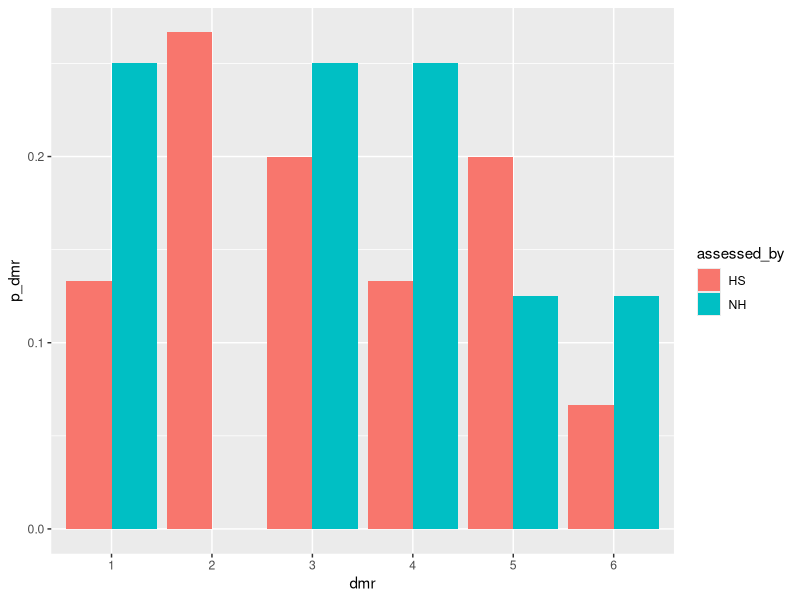
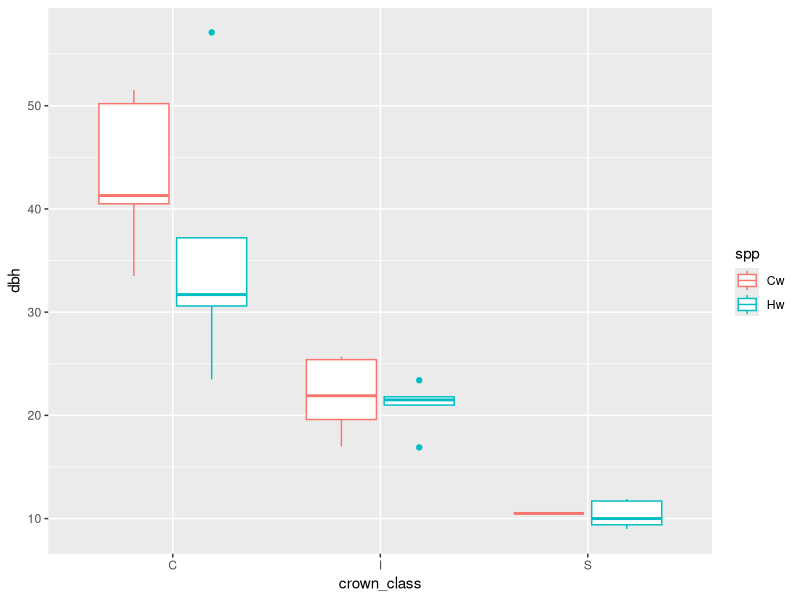
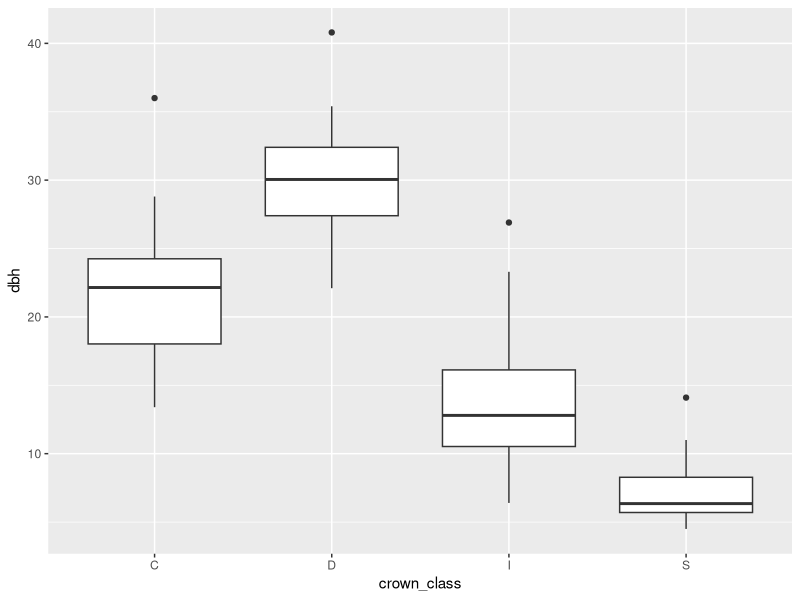

The R source for these figures, in order: (Note: this script raises an error after producing the figures.)
## ---- chunk 1
library(tidyverse)
library(here)
## ---- chunk 2
rm(list=ls(all=TRUE))

#Individual regenerating tree measurements
regen <- read_csv(here("./data/raw/regen_comp_data.csv"))

#Individual mature tree measurements
mature <- read_csv(here('./data/raw/mature_comp_data.csv'))
## ---- chunk 3
#Learn a bit about data
dim(regen); dim(mature)
summary(regen)
summary(mature)

#Delete empty rows
regen <- regen%>% filter(!is.na(site_id))# Delete empty rows
mature <- mature %>% filter(!is.na(site_id))# Delete empty rows
dim(regen); dim(mature) #682 mature trees, 1051 regen trees
## ---- chunk 4
#Rename transect_id as plot_id
regen <- regen %>% rename(plot_id = transect_id) 

#Join
trees <- full_join(regen, mature)

#Make a factor variable distinguishing the two tree types
trees <- trees %>% 
  mutate(tree_type = case_when(str_detect(tree_id, "r") ~ "regen", 
                               str_detect(tree_id, "m") ~ "mature")) %>% 
  mutate(tree_type = factor(tree_type, levels = c("regen", "mature")))
## ---- chunk 5
#Organize variables in an order that makes sense
names(trees)
trees <- trees %>% 
  select(tree_id, flag_id, site_id, plot_id, dist_x, dist_y, dist_m, az_deg, 
         tree_type, spp, status, crown_class, crown_cond, dbh, height_m, 
         hdm_pa, b_lc, dmr_l, dmr_m, dmr_u, broom_pa, broom_pos, stem_pa,
         path_ind_1, path_ind_2, dam_agent_1, dam_agent_2, outside_10, 
         assessed_by, notes)

#Rename a few variables so they are consistent
#dist_x and dist_y only apply to regen trees on transect. Add "tr" to identify
#that
#dist_m and az_deg only apply to mature trees mapped from stem mapping points
#add "sm" to identify that
#Units are only in the names of a few variables (dist_m, az_deg and height_m).
#The changes above take it out of dist_m and az_deg. Also remove units from 
#height_m for consistency
trees <- trees %>% 
  rename(dist_x_tr = dist_x, dist_y_tr = dist_y, dist_sm = dist_m, 
         az_sm = az_deg, height = height_m)

#Make factor variables factors
trees <- trees %>% mutate(across(
  c(spp, status, hdm_pa, b_lc, broom_pa, broom_pos, stem_pa, 
    crown_class, crown_cond, path_ind_1, path_ind_2, dam_agent_1, dam_agent_2, 
    outside_10, assessed_by),
  ~as.factor(.)))

#Make integer variables integers. Note: this turns "-" into NAs
trees <- trees %>% mutate(across(
  c(plot_id, dmr_l, dmr_m, dmr_u), 
  ~as.integer(.)))
## ---- chunk 6
str(trees)
summary(trees)
## ---- chunk 7
#Get a summary of the variable
summary(trees$outside_10)

#Which sites did we record this at? 
#mk_2 and mk_3
trees %>% filter(outside_10 == "Y") %>% select(site_id) %>% distinct()

#Filter them out and delete the variable
trees <- trees %>% filter(is.na(outside_10) | outside_10 == "N") %>% 
  select(-outside_10)
## ---- chunk 8
#How many trees have observer info?
trees %>% 
  filter(!is.na(assessed_by)) %>% 
  count(assessed_by)

#There a difference between HS and NH? 
x <- trees %>% 
  filter(assessed_by %in% c("HS", "NH")) %>% 
  mutate(dmr = dmr_l + dmr_m + dmr_u) %>%
  filter(!is.na(dmr)) %>% 
  mutate(dmr = factor(dmr))

n_HS <- trees %>% filter(assessed_by == "HS") %>% nrow()
n_BH <- trees %>% filter(assessed_by == "NH") %>% nrow()

x1 <- x %>%
  group_by(assessed_by, dmr) %>% 
  summarise(n_dmr = n()) %>% 
  complete(dmr, fill = list(n_dmr = 0)) %>% 
  mutate(n_HS = sum(n_dmr[assessed_by =="HS"]),
         n_NH = sum(n_dmr[assessed_by =="NH"])) %>% 
  mutate(p_dmr = if_else(assessed_by == "HS",
                         n_dmr/n_HS,
                         n_dmr/n_NH))

ggplot(x1, aes(x = dmr, y = p_dmr,fill = assessed_by)) + 
  geom_bar(stat = "identity", position = "dodge")
## ---- chunk 9
trees <- trees %>% 
  select(-assessed_by)
## ---- chunk 10
head(trees$tree_id)

#Check for NAs. 
#None
any(is.na(trees$tree_id))

#Check its unique by seeing if the length of a unique vector of ids is the 
#same length as the dataset.
#Match, looks good
nrow(trees)
length(unique(trees$tree_id))
## ---- chunk 11
head(trees$site_id)

#Check for NAs. Actually filtered on this condition above to get rid of empty 
#rows so this shouldn't turn up anything. 
#None
any(is.na(trees$site_id))

#Check unique values
unique(trees$site_id)
length(unique(trees$site_id))
## ---- chunk 12
head(trees$plot_id)

#Check for NAs. 
#None
any(is.na(trees$plot_id))

#Check unique values for regen trees
#33, good
trees %>% filter(tree_type == "regen") %>% select(plot_id) %>% distinct() %>% 
  nrow()

#Check unique values for regen trees
#47, reasonable
trees %>% filter(tree_type == "mature") %>% select(plot_id) %>% distinct() %>% 
  nrow()
## ---- chunk 13
#Check NA for all mature trees
#Looks good
trees %>% filter(tree_type == "mature") %>% select(dist_x_tr) %>% summary()

#Check NAs and max and min for regen trees
#Looks good 
trees %>% filter(tree_type == "regen") %>% select(dist_x_tr) %>% summary()
## ---- chunk 14
#Check NA for all mature trees
#Looks good
trees %>% filter(tree_type == "mature") %>% select(dist_y_tr) %>% summary()

#Check NAs and max and min for regen trees
#No NAs
#Min is -1.90, which is an error
#Max is 52.90, makes sense
trees %>% filter(tree_type == "regen") %>% select(dist_y_tr) %>% summary() 

#See which trees have dist_y<0
#Only one tree, tree id r525. Checked datasheet, there is a (-) but must be an #error. Make positive.
x <- trees %>% filter(tree_type == "regen" & dist_y_tr < 0)
head(x)
trees <- trees %>% mutate(dist_y_tr = case_when(tree_id == "r525" ~ 1.9, 
                                             .default = dist_y_tr))
trees %>% filter(tree_id =="r525") %>% select(dist_y_tr)
## ---- chunk 15
#Check NA for all regen trees
#Looks good
trees %>% filter(tree_type == "regen") %>% select(dist_sm) %>% summary()

#Check NAs and max and min for mature trees
#Looks good
#No NAs
#Min is 0.5
#Max is 14
trees %>% filter(tree_type == "mature") %>% select(dist_sm) %>% summary()
## ---- chunk 16
#Check NA for all regen trees
#Looks good
trees %>% filter(tree_type == "regen") %>% select(az_sm) %>% summary()

#Check NAs and max and min for mature trees
#Looks good
#No NAs
#Min is 0.1
#Max is 360
trees %>% filter(tree_type == "mature") %>% select(az_sm) %>% summary()
## ---- chunk 17
#Check for NAs 
#None
any(is.na(trees$spp))

#Check values
#Matches list above
levels(trees$spp)
## ---- chunk 18
#Check for NAs 
#None
any(is.na(trees$status))

#Check values
#Matches list above
levels(trees$status)
## ---- chunk 19
#Take a look at a couple of observations in this status class
trees %>% filter(status == "RD") %>% view()

#Create object with just status == "RD"
x <- trees %>% filter(status == "RD")

#Do cleaning tasks to this object
x <- x %>%
  mutate(b_lc = "-",
         dmr_l = NA,
         dmr_m = NA,
         dmr_u = NA,
         broom_pa = "-",
         broom_pos = "-",
         stem_pa = "-",
         crown_class = "-",
         status = "DS")

#Take a look
#Looks good
x %>% head() %>% view()

#Drop old observations and add these updated them
trees <- trees %>% filter(status != "RD")
trees <- rbind(trees, x)
## ---- chunk 20
#Check its "-" for dead trees
#Some trees have it defined. Set it equal to "-"
trees %>% filter(status %in% c("DS", "SN")) %>% select(crown_class) %>% 
  summary()
trees <- trees %>% 
  mutate(crown_class = if_else(status %in% c("DS", "SN"), 
                               "-",
                               crown_class)) %>% 
  mutate(crown_class = factor(crown_class))

#Check again
trees %>% filter(status %in% c("DS", "SN")) %>% select(crown_class) %>% 
  summary()

#Check it is defined for all live trees and the values are valid
#"-" for seven live trees
trees %>% filter(status %in% c("LS", "LL", "LF")) %>% select(crown_class) %>% 
  summary()

#Inspect these
trees %>% filter(status %in% c("LS", "LL", "LF") & 
                   crown_class == "-") %>% 
  view()

#Okay most of these are in "LF" or LL" status classes
#The cases that are mature trees are all at the ph_3 site and have 
#status = "LF". At this site the mature component was on a rocky bluff above
#the regen component.
#Look at the dbh distribution of live trees with crown class data at this site 
#by species
#From this data, if the trees were standing straight up they would be:
#"m592", "m618", "m608", "m611": intermediate
#"m591": codominant 
x <- trees %>% filter(status == "LS" & 
                        tree_type == "mature" & 
                        crown_class != "-" & 
                        site_id == "ph_3")
ggplot(x, aes(x = crown_class, y = dbh, colour = spp)) +
  geom_boxplot()

#Because the site is open and on a bluff, Only going to set the smallest of 
#these to be suppressed. All others (because they are fallen), set as 
#intermediate
trees <- trees %>% 
  mutate(crown_class = case_match(tree_id,
                                  c("m592", "m618") ~ "S",
                                  c("m591", "m608", "m611") ~ "I",
                                  .default = crown_class))

#Look at whats left
trees %>% filter(status %in% c("LS", "LL", "LF") & 
                   crown_class == "-") %>% 
  view()

#r47 is a tiny, leaning, vine maple. Set as suppressed
trees <- trees %>% 
  mutate(crown_class = if_else(tree_id == "r47",
                               "S",
                               crown_class))

#r880 is a live standing, regen tree at the cr_3 site
#Need to look at the dbh distribution by crown class there to see what to
#assign it
x <- trees %>% filter(status %in% c("LS", "LL", "LF") & 
                        tree_type == "regen" & 
                        crown_class != "-" & 
                        site_id == "cr_3")
ggplot(x, aes(x = crown_class, y = dbh)) +
  geom_boxplot()

#Intermediate seems most likely, assign it that
trees <- trees %>% 
  mutate(crown_class = if_else(tree_id == "r880",
                               "I",
                               crown_class))

#Set crown class to a factor again
trees <- trees %>% 
  mutate(crown_class = factor(crown_class))

#Look at the breakdown of crown class again
#For dead trees
#Looks good
trees %>% filter(status %in% c("DS", "SN")) %>% select(crown_class) %>% 
  summary()

#For live trees
#Looks good
trees %>% filter(status %in% c("LS", "LL", "LF")) %>% select(crown_class) %>% 
  summary()
## ---- chunk 21
#Get a summary of the variable
trees %>% select(crown_cond) %>% summary()
#See what the unique values are
levels(trees$crown_cond)

#Looks like there is one NA and some "-"
#Look at NA observation
#Note that it was missing crown condition
trees %>% filter(is.na(crown_cond)) %>% view()

#Look at "-" observations
#Almost all dead trees
trees %>% filter(crown_cond == "-") %>% view()
## ---- chunk 22
trees <- trees %>% 
  mutate(crown_cond = if_else(is.na(crown_cond) | crown_cond == "-",
                              "missing",
                              crown_cond))

#Reset it as a factor
trees <- trees %>% 
  mutate(crown_cond = factor(crown_cond))

#Look at the variable again
#Looks good
trees %>% select(crown_cond) %>% summary()
## ---- chunk 23
#For regen trees
#Some trees with dbh<4, tree_id = r213 and r538. Both data entry errors, 
#should have been r213 dbh = 13.8, r538 dbh = 13.1. Fixed in raw data. 
#dbh range looks reasonable otherwise (4-42.40). 
#Checked a few large dbhs (r355, r362 and r229), not data entry errors. 
trees %>% filter(tree_type == "regen") %>% select(dbh) %>% 
  summary()
trees %>% filter(tree_type == "regen" & dbh > 35) %>% view()

#For mature trees
#One tree with dbh<9, tree_id = m385. Data entry error should be dbh = 14.0. 
#Fixed in raw data. 
#Checked a few large dbhs (m476, m472, m478, m30). 
##m476 was a data entry error (should be r=17.9 (not 179)), fixed in raw data. 
##Others good. m556, m582 and m585 from ph_2 make sense - big cedars at 
##that site.
trees %>% filter(tree_type == "mature") %>% select(dbh) %>% 
  summary()
trees %>% filter(tree_type == "mature" & dbh > 100) %>% view()
## ---- chunk 24
#Get a summary of the variable
#Looks good, range seems reasonable
trees %>% select(height) %>% summary()

#See how many observations there are per site
#Should be ~ 21 trees/site
#Looks like mk_1, ph_2 and ph_3 are well below the target
#mk_2 and mk_3 are slightly below
trees %>% filter(!is.na(height)) %>% count(site_id)
## ---- chunk 25
#For hemlock and amabilis fir
#Get a summary
#9 trees with "-"
trees %>% filter(spp %in% c("Hw", "Ba")) %>% select(hdm_pa) %>% summary()

#See what is going on with those 9 trees
#Lets look at those. 
#8 are snags and the other is dead standing, which - indicates they were 
#probably unassessable. Set them = U
trees %>% filter((spp %in% c("Hw", "Ba")) & hdm_pa=="-") %>% view()
trees <- trees %>% 
  mutate(hdm_pa = case_when((spp %in% c("Hw", "Ba") & hdm_pa=="-") ~ "U", 
                                             .default = hdm_pa)) %>% 
  mutate(hdm_pa = factor(hdm_pa))

#Check  again
#Looks good
trees %>% filter(spp %in% c("Hw", "Ba")) %>% select(hdm_pa) %>% summary()

#For other species
#Get a summary
#73 trees where its rated "N" and 3 where it is "Y". These are probably
#Douglas fir which are rare HDM host. 
trees %>% filter(!spp %in% c("Hw", "Ba")) %>% select(hdm_pa) %>% summary()

#What species apart from Hw is this recorded for? 
#Fd make up most of these
trees %>% filter(!spp %in% c("Hw", "Ba") & hdm_pa != "-") %>% 
  select(spp) %>% distinct()
trees %>% filter(!spp %in% c("Hw", "Ba") & hdm_pa != "-") %>% 
  select(spp) %>% summary()

#Set it equal to "-" for all these spp
trees <- trees %>% 
  mutate(hdm_pa = case_when((!spp %in% c("Hw", "Ba")) ~ "-", 
                                             .default = hdm_pa)) %>% 
  mutate(hdm_pa = factor(hdm_pa))

#Check again
#Looks good
#For Hw and Ba
trees %>% filter(spp %in% c("Hw", "Ba")) %>% select(hdm_pa) %>% summary()
#For other spp
trees %>% filter(!spp %in% c("Hw", "Ba")) %>% select(hdm_pa) %>% summary()
## ---- chunk 26
#Get a summary
#b_lc and broom_pa look good, all Y or N
#stem_pa has trees with "-"
trees %>% filter(spp %in% c("Hw", "Ba") & 
                   status %in% c("LS", "LL", "LF") &
                   hdm_pa == "Y") %>%
  select(b_lc, broom_pa, stem_pa) %>% summary()

#Inspect these
#Most are these are from mi_1, which we surveyed early in our fieldwork. For
#the first few sites we were mistakenly treating stem infections as witches 
#brooms. So if broom_pa = N, stem_pa = "-". 
#All these trees have stem_pa = "-"
trees %>% filter(spp %in% c("Hw", "Ba") & 
                   status %in% c("LS", "LL", "LF") &
                   hdm_pa == "Y" &
                   stem_pa == "-") %>% view()
trees %>% filter(spp %in% c("Hw", "Ba") & 
                   status %in% c("LS", "LL", "LF") &
                   hdm_pa == "Y" &
                   stem_pa == "-") %>% 
  select(broom_pa) %>% 
  summary()

#Set them to "missing"
trees <- trees %>% 
  mutate(stem_pa = if_else(spp %in% c("Hw", "Ba") &
                             status %in% c("LS", "LL", "LF") &
                             hdm_pa == "Y" &
                             stem_pa == "-",
                           "missing",
                           stem_pa)) %>% 
  mutate(stem_pa = factor(stem_pa))

#Check again
#Looks good
trees %>% filter(spp %in% c("Hw", "Ba") & 
                   status %in% c("LS", "LL", "LF") &
                   hdm_pa == "Y") %>%
  select(b_lc, broom_pa, stem_pa) %>% summary()
## ---- chunk 27
#Get a summary
#Problems in all columns
trees %>% filter(spp %in% c("Hw", "Ba") & 
                   status %in% c("LS", "LL", "LF") &
                   hdm_pa %in% c("N", "U")) %>%
  select(b_lc, broom_pa, stem_pa) %>% summary()

#Look at these
#Just four trees, have all HDM info when it shouldn't have been recorded
trees %>% filter(spp %in% c("Hw", "Ba") & 
                   status %in% c("LS", "LL", "LF") &
                   hdm_pa %in% c("N", "U") &
                   (b_lc != "-" | broom_pa != "-" | stem_pa != "-")) %>% 
  view()

#Set these = "-"
trees <- trees %>% 
  mutate(across(c(b_lc, broom_pa, stem_pa),
                ~case_when(spp %in% c("Hw", "Ba") &
                             status %in% c("LS", "LL", "LF") &
                             hdm_pa %in% c("N", "U") ~ "-", TRUE ~ .))) %>% 
                  mutate(across(c(b_lc, broom_pa, stem_pa), ~as.factor(.)))

#Look at them again
#Looks good
trees %>% filter(spp %in% c("Hw", "Ba") & 
                   status %in% c("LS", "LL", "LF") &
                   hdm_pa %in% c("N", "U")) %>%
  select(b_lc, broom_pa, stem_pa) %>% summary()
## ---- chunk 28
#Get a summary
#A few trees in each variable that aren't "-"
trees %>% filter(spp %in% c("Hw", "Ba") & 
                   status %in% c("DS", "SN")) %>%
  select(b_lc, broom_pa, stem_pa) %>% summary()

#Inspect these
#Seven trees with problems in one or multiple of the columns
#Probably trees that were recorded in the "RD" class above and had the HDM
#info taken. See notes on "RD" in status variable above. 
trees %>% filter(spp %in% c("Hw", "Ba") & 
                   status %in% c("DS", "SN") &
                   (b_lc != "-" | broom_pa != "-" | stem_pa != "-")) %>%
  view()

#Set these = "-"
trees <- trees %>% 
  mutate(across(c(b_lc, broom_pa, stem_pa),
                ~case_when(spp %in% c("Hw", "Ba") &
                             status %in% c("DS", "SN") ~ "-", TRUE ~ .))) %>% 
                  mutate(across(c(b_lc, broom_pa, stem_pa), ~as.factor(.)))

#Check again
#Looks good
trees %>% filter(spp %in% c("Hw", "Ba") & 
                   status %in% c("DS", "SN")) %>%
  select(b_lc, broom_pa, stem_pa) %>% summary()
## ---- chunk 29
#Get a summary
#A couple of trees with values in b_lc and broom_pa
trees %>% filter(!spp %in% c("Hw", "Ba")) %>%
  select(b_lc, broom_pa, stem_pa) %>% summary()

#Look at those trees
#Two Fd from the first site we measured (mi_1). At the beginning of field work
#we hadn't decided whether we were going to measure HDM variables for Fd 
#because its a rare host. 
#Other one is Cw, just a plain mistake
trees %>% filter(!spp %in% c("Hw", "Ba") & 
                   (b_lc != "-" | broom_pa != "-" | stem_pa != "-")) %>% 
  view()

#set to "-" for these cases
trees <- trees %>% 
  mutate(across(c(b_lc, broom_pa, stem_pa),
                ~case_when(!spp %in% c("Hw", "Ba") ~ "-", TRUE ~ .))) %>% 
                  mutate(across(c(b_lc, broom_pa, stem_pa), ~as.factor(.)))

#Check again
#Looks good
trees %>% filter(!spp %in% c("Hw", "Ba")) %>%
  select(b_lc, broom_pa, stem_pa) %>% summary()
## ---- chunk 30
#For trees with brooms
#Check no NAs. None
trees %>% filter(broom_pa == "Y") %>% 
  select(broom_pos) %>% 
  summarise(any_na = any(is.na(broom_pos)))

#Get summary
#Only 5 not represented (brooms in lower and upper crown but not middle),
#which makes sense, this is rare
#2 (middle), 3 (upper), 6 (middle and upper) are rare. Also generally conforms
#to expectations. 
trees %>% filter(broom_pa == "Y") %>% 
  select(broom_pos) %>% 
  count(broom_pos)

#For trees without brooms
#Get a summary
#Looks good, all "-"
trees %>% filter(broom_pa == "N") %>% 
  select(broom_pos) %>% 
  summary()
trees %>% filter(broom_pa == "N") %>% 
  select(broom_pos) %>% 
  distinct()
## ---- chunk 31
#Get a summary of the variables
#Looks good, no NAs
trees %>% filter(status %in% c("LS", "LL", "LF") &
                   hdm_pa == "Y") %>%
  select(contains("dmr")) %>% summary()

#Check the unique values
#Looks good. O, 1 and 2
trees %>% filter(status %in% c("LS", "LL", "LF") &
                   hdm_pa == "Y") %>%
  select(dmr_l) %>% distinct()
trees %>% filter(status %in% c("LS", "LL", "LF") &
                   hdm_pa == "Y") %>%
  select(dmr_m) %>% distinct()
trees %>% filter(status %in% c("LS", "LL", "LF") &
                   hdm_pa == "Y") %>%
  select(dmr_u) %>% distinct()
## ---- chunk 32
#Get a summary of the variables
#Mostly NAs, a few 0s. This is an artifact of data entry. When hdm_pa = N, live
#hemlock and amabilis fir can just be set to dmr_xx = 0
trees %>% filter(spp %in% c("Hw", "Ba") &
                    status %in% c("LS", "LL", "LF") &
                    hdm_pa == "N") %>%
  select(contains("dmr")) %>% 
  summary()

#Set equal to 0
trees <- trees %>% 
  mutate(across(dmr_l:dmr_u, 
                ~ case_when(spp %in% c("Hw", "Ba") &
                              status %in% c("LS", "LL", "LF") &
                              hdm_pa == "N" 
                               ~ 0, 
                               TRUE ~ .)))

#Check again
#Looks good, all NA
trees %>% filter(spp %in% c("Hw", "Ba") &
                    status %in% c("LS", "LL", "LF") &
                    hdm_pa == "N") %>%
  select(contains("dmr")) %>% 
  summary()
## ---- chunk 33
#Check all are NA
#Some non NA values
trees %>% filter(spp %in% c("Hw", "Ba") &
                    status %in% c("DS", "SN")) %>%
  select(contains("dmr")) %>% 
  summarise(across(everything(), ~all(is.na(.))))

#Look at those
#Probably trees that were recorded in the "RD" class above and had the HDM
#info taken. See notes on "RD" in status variable above. 
trees %>% filter(spp %in% c("Hw", "Ba") &
                    status %in% c("DS", "SN") &
                    (!is.na(dmr_l) | !is.na(dmr_m) |!is.na(dmr_u))) %>% 
  view()

#Set to NA
trees <- trees %>% 
  mutate(across(dmr_l:dmr_u, 
                ~ case_when(spp %in% c("Hw", "Ba") &
                              status %in% c("DS", "SN") &
                              (!is.na(dmr_l) | !is.na(dmr_m) |!is.na(dmr_u)) 
                               ~ NA, 
                               TRUE ~ .)))

#Check again
#Looks good
trees %>% filter(spp %in% c("Hw", "Ba") &
                    status %in% c("DS", "SN")) %>%
  select(contains("dmr")) %>% 
  summarise(across(everything(), ~all(is.na(.))))
## ---- chunk 34
#Check that all are NA
#some non-NAs
trees %>% filter(!spp %in% c("Hw", "Ba")) %>%
  select(contains("dmr")) %>% 
  summarise(across(everything(), ~all(is.na(.))))

#Look at these
#Same two fir that came up in factors above
trees %>% filter(!spp %in% c("Hw", "Ba") &
                   (!is.na(dmr_l) | !is.na(dmr_m) |!is.na(dmr_u))) %>% view()

#Set to NA 
trees <- trees %>% 
  mutate(across(dmr_l:dmr_u, 
                ~ case_when(!spp %in% c("Hw", "Ba") &
                   (!is.na(dmr_l) | !is.na(dmr_m) |!is.na(dmr_u)) 
                               ~ NA, 
                               TRUE ~ .)))

#Check again
#Looks good
trees %>% filter(!spp %in% c("Hw", "Ba")) %>%
  select(contains("dmr")) %>% 
  summarise(across(everything(), ~all(is.na(.))))
## ---- chunk 35
#Find unique values
#1-7 and NA
unique(trees$path_ind_1)
unique(trees$path_ind_2)

#Get a summary
#1-7 are valid values
#Some - and NA values present. For these trees, these should be interpreted
#as meaning the tree had no pathlogical indicators
trees %>% 
  filter(status %in% c("LS", "LL", "LF")) %>%
  select(path_ind_1, path_ind_2) %>% 
  summary()

#What are unique values?
trees %>% 
  filter(status %in% c("LS", "LL", "LF")) %>%
  select(path_ind_1) %>% 
  distinct()
trees %>% 
  filter(status %in% c("LS", "LL", "LF")) %>%
  select(path_ind_2) %>% 
  distinct()

#Reassign NA and "-" as "n" = none
trees <- trees %>% 
  mutate(path_ind_1 = if_else(status %in% c("LS", "LL", "LF") &
                                (path_ind_1 == "-" | is.na(path_ind_1)),
                              "n",
                              path_ind_1),
         path_ind_2 = if_else(status %in% c("LS", "LL", "LF") &
                                (path_ind_2 == "-" | is.na(path_ind_2)),
                              "n",
                              path_ind_2))

#Reset to a factor
trees <- trees %>% 
  mutate(across(c(path_ind_1, path_ind_2), ~as.factor(.)))

#Check again
#Looks good
#Any NAs? None
trees %>% 
  filter(status %in% c("LS", "LL", "LF")) %>%
  select(contains("path")) %>% 
  summarise(across(everything(), ~all(is.na(.))))

#See distribution of values
trees %>% 
  filter(status %in% c("LS", "LL", "LF")) %>%
  select(path_ind_1) %>% 
  count(path_ind_1)
trees %>% 
  filter(status %in% c("LS", "LL", "LF")) %>%
  select(path_ind_2) %>% 
  count(path_ind_2)
## ---- chunk 36
#Get a summary
#About 20 cases where these trees are not NA or "-"
#For these trees NA and "-" should both be interpreted as = not applicable
trees %>% 
  filter(status %in% c("DS", "SN")) %>%
  select(path_ind_1, path_ind_2) %>% 
  summary()

#Set all cases to be "-"
#Reassign NA and "-" as "n" = none
trees <- trees %>% 
  mutate(path_ind_1 = if_else(status %in% c("DS", "SN"),
                              "-",
                              path_ind_1),
         path_ind_2 = if_else(status %in% c("DS", "SN"),
                              "-",
                              path_ind_2))

#Reset to a factor
trees <- trees %>% 
  mutate(across(c(path_ind_1, path_ind_2), ~as.factor(.)))

#Check again
#Looks good
trees %>% 
  filter(status %in% c("DS", "SN")) %>%
  select(path_ind_1, path_ind_2) %>% 
  summary()
## ---- chunk 37
#Was this measured for live and dead trees?
#Yes, looks like it
trees %>% 
  mutate(live_dead = if_else(status %in% c("LS", "LL", "LF"),
                             "live",
                             "dead")) %>% 
  group_by(live_dead, dam_agent_1) %>% 
  summarise(n = n()) %>% view()
trees %>% 
  mutate(live_dead = if_else(status %in% c("LS", "LL", "LF"),
                             "live",
                             "dead")) %>% 
  group_by(live_dead, dam_agent_2) %>% 
  summarise(n = n()) %>% view()

#What are the unique values? Check these are valid codes.
#Most codes good. Errors:
##DRA = specifies Armillaria root disease, but should just be DR
##One case of Ax that should be AX
trees %>% 
  select(dam_agent_1) %>% 
  distinct()
trees %>% 
  select(dam_agent_2) %>% 
  distinct()

#Fix the errors above and set NA to "O" = no detectable damage
#Add that Armillaria was confirmed to the notes
trees <- trees %>% 
  mutate(notes = if_else(dam_agent_1 == "DRA" | dam_agent_2 == "DRA",
                         paste0(notes, "; Armillaria confirmed"),
                         notes)) %>% 
  mutate(dam_agent_1 = case_when(is.na(dam_agent_1) ~ "O",
                                 dam_agent_1 == "DRA" ~ "DR",
                                 TRUE ~ dam_agent_1),
         dam_agent_2 = case_when(is.na(dam_agent_2) ~ "O",
                                 dam_agent_2 == "DRA" ~ "DR",
                                 dam_agent_2 == "Ax" ~ "AX",
                                 TRUE ~ dam_agent_2))

#Reset to factors
trees <- trees %>% 
  mutate(across(contains("dam_agent"), ~as.factor(.)))

#Check again
#Looks good
trees %>% 
  select(dam_agent_1) %>% 
  count(dam_agent_1)
trees %>% 
  select(dam_agent_2) %>% 
  distinct()
## ---- chunk 38
write_csv(trees, here("./data/cleaned/trees.csv"))
